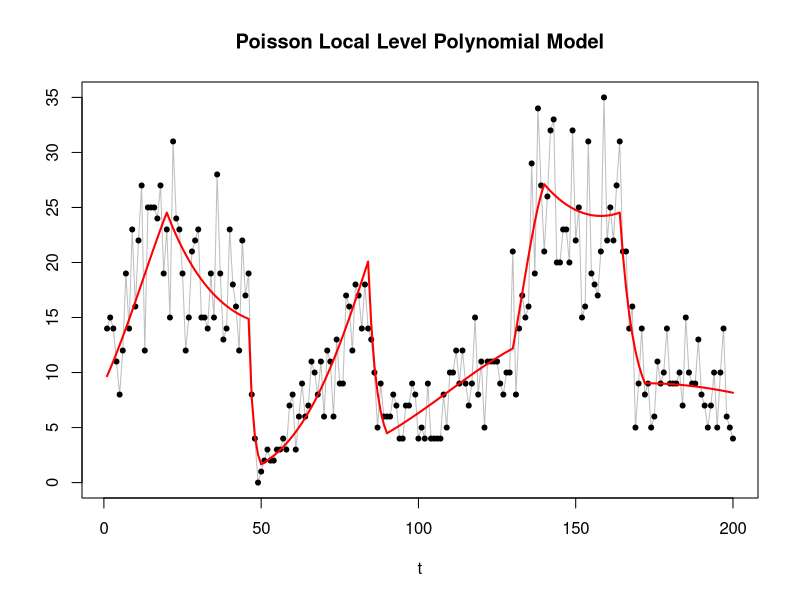
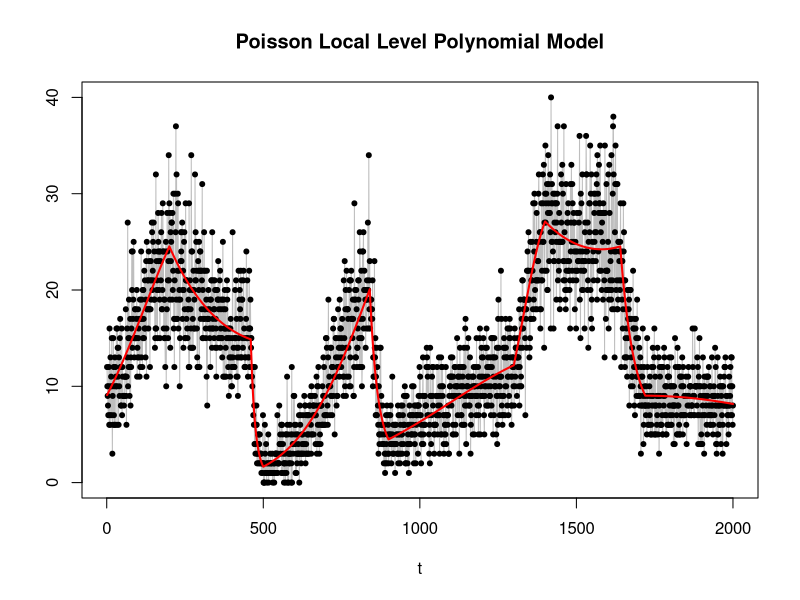

Write the R code that produced these figures, in order. (Note: this script raises an error after producing the figures.)
graphics.off()      # close the plots
rm(list = ls())     # clear the environment
cat("\014")         # clear the console
set.seed(42)

filename1 <- "poisson_pol2_200_teste"
filename2 <- "poisson_pol2_2000_teste"

gera_theta <- function(T) {

	# Breakpoints e valores definidos na escala [0, 1] (proporções)
	props  <- c(0, 0.10, 0.23, 0.25, 0.42, 0.45, 0.65, 0.70, 0.82, 0.86, 1.00)
	values <- c(2.2, 3.2, 2.7, 0.5, 3.0, 1.5, 2.5, 3.3, 3.2, 2.2, 2.1)
	bulges <- c(0.4, -0.3, -0.6, 1.0, -0.6, 0.5, 0.5, -0.2, -0.4, 0.1)

	breakpoints <- round(props * T)

	theta_true <- numeric(T)
	theta_true[1] <- values[1]

	for (i in seq_along(bulges)) {
		t0 <- breakpoints[i]
		t1 <- breakpoints[i + 1]
		v0 <- values[i]
		v1 <- values[i + 1]
		b  <- bulges[i]

		tt <- (t0 + 1):t1
		s  <- (tt - t0) / (t1 - t0)

		theta_true[tt] <- v0 + (v1 - v0) * s + b * s * (1 - s)
	}

	return(theta_true)
}


theta200 <- gera_theta(200)
theta2000 <- gera_theta(2000)


y200 <- rpois(200, exp(theta200))
y2000 <- rpois(2000, exp(theta2000))
x200 <- 1:200
x2000 <- 1:2000

# Plot ####
plot(x200, y200, type="l", xlab="t", ylab="", col="gray",
	 main="Poisson Local Level Polynomial Model")
points(x200, y200, pch = 20)
lines(x200, exp(theta200), col="red", lwd=2)

plot(x2000, y2000, type="l", xlab="t", ylab="", col="gray",
	 main="Poisson Local Level Polynomial Model")
points(x2000, y2000, pch = 20)
lines(x2000, exp(theta2000), col="red", lwd=2)

# Save the data ####
setwd(dirname(normalizePath(sys.frames()[[1]]$ofile)))
saveRDS(list(y = y200, theta=theta200),
		paste("../data/", filename1, ".rds", sep=""))

saveRDS(list(y = y2000, theta=theta2000),
		paste("../data/", filename2, ".rds", sep=""))
